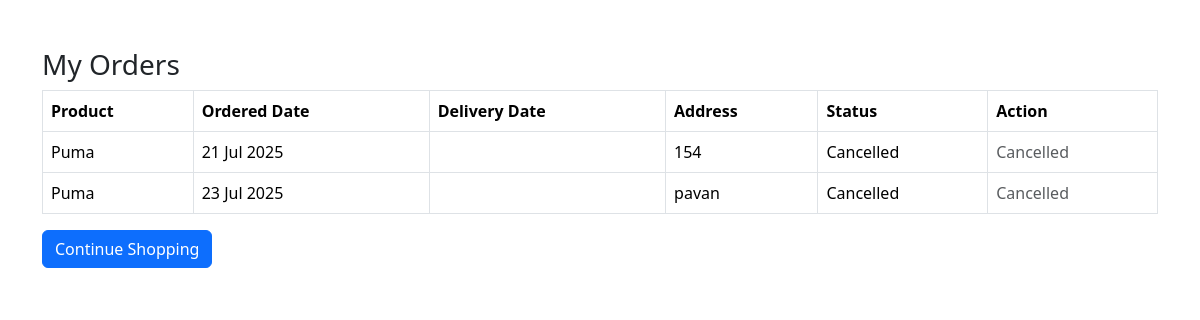
The page /my_orders/ (signed in) on the database its author committed.
### shop/models.py (models this page shows, shortened)
class Order(models.Model):
    user = models.ForeignKey(User, on_delete=models.CASCADE)
    product = models.ForeignKey(Product, on_delete=models.CASCADE)
    ordered_date = models.DateTimeField(auto_now_add=True)
    delivery_date = models.DateField(null=True, blank=True)
    address = models.TextField()
    status = models.CharField(max_length=50, default="Pending")

class Product(models.Model):
    name = models.CharField(max_length=100)
    price = models.DecimalField(max_digits=10, decimal_places=2)
    category = models.ForeignKey(Category, on_delete=models.CASCADE)
    description = models.TextField()
    image = models.ImageField(upload_to='product_images/', null=True, blank=True)

### shop/views.py (the view)
# urls.py: path('my_orders/', views.my_orders, name='my_orders'),
@login_required
def my_orders(request):
    orders = Order.objects.filter(user=request.user)
    return render(request, 'shop/my_orders.html', {'orders': orders})

### shop/templates/shop/my_orders.html (shortened to what this page needs)
{% load static %}
<!DOCTYPE html>
<html lang="en">
<head>
    <link rel="stylesheet" href="https://cdn.jsdelivr.net/npm/bootstrap@5.3.2/dist/css/bootstrap.min.css">
</head>
<body>
<div class="container mt-5">
    <h3>My Orders</h3>
    <table class="table table-bordered">
        <thead>
            <tr>
                <th>Product</th>
                <th>Ordered Date</th>
                <th>Delivery Date</th>
                <th>Address</th>
                <th>Status</th>
                <th>Action</th>
            </tr>
        </thead>
        <tbody>
            {% for order in orders %}
                <tr>
                    <td>{{ order.product.name }}</td>
                    <td>{{ order.ordered_date|date:"d M Y" }}</td>
                    <td>{{ order.delivery_date|date:"d M Y" }}</td>
                    <td>{{ order.address }}</td>
                    <td>{{ order.status }}</td>
                    <td>
                        {% if order.status != 'Cancelled' %}
                            <button class="btn btn-danger btn-sm" data-bs-toggle="modal" data-bs-target="#confirmCancel{{ order.id }}">
                                Cancel
                            </button>
                            <div class="modal fade" id="confirmCancel{{ order.id }}" tabindex="-1" aria-labelledby="cancelModalLabel" aria-hidden="true">
                              <div class="modal-dialog">
                                <div class="modal-content">
                                  <div class="modal-header">
                                    <h5 class="modal-title">Cancel Order</h5>
                                    <button type="button" class="btn-close" data-bs-dismiss="modal" aria-label="Close"></button>
                                  </div>
                                  <div class="modal-body">
                                    Are you sure you want to cancel the order for <strong>{{ order.product.name }}</strong>?
                                  </div>
                                  <div class="modal-footer">
                                    <button type="button" class="btn btn-secondary" data-bs-dismiss="modal">No</button>
                                    <a href="{% url 'cancel_order' order.id %}" class="btn btn-danger">Yes, Cancel</a>
                                  </div>
                                </div>
                              </div>
                            </div>
                        {% else %}
                            <span class="text-muted">Cancelled</span>
                        {% endif %}
                    </td>
                </tr>
            {% empty %}
                <tr><td colspan="6" class="text-center">No orders yet.</td></tr>
            {% endfor %}
        </tbody>
    </table>
    <a href="{% url 'home' %}" class="btn btn-primary">Continue Shopping</a>
</div>
</body>
</html>

### rows shown on the page
Order: product.name "Puma", ordered_date "21 Jul 2025", address "154", status "Cancelled"
Order: product.name "Puma", ordered_date "23 Jul 2025", address "pavan", status "Cancelled"
